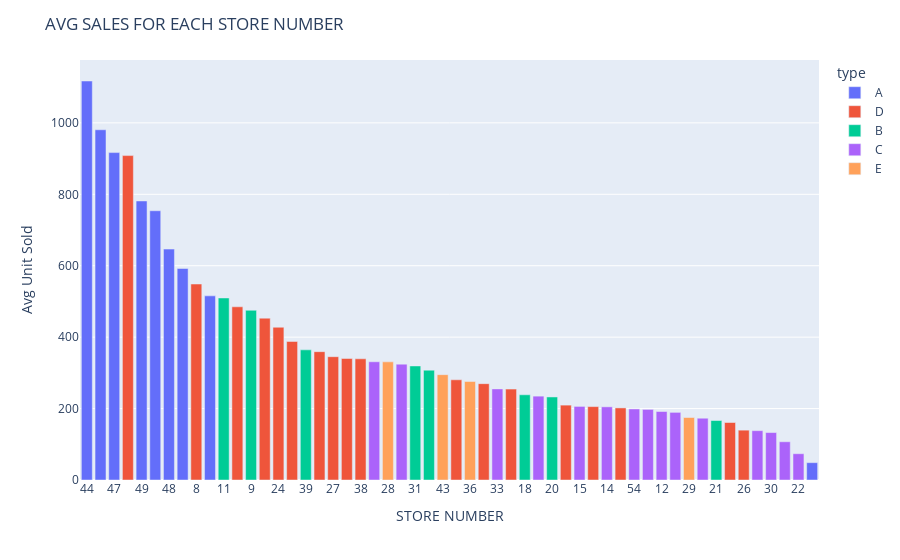

Source (notebook cell):
### Code cell
fig = px.bar(df_store, x='store_nbr', y='sales', color='type', category_orders={"store_nbr": list(df_store['store_nbr']),
                             "sales": list(df_store['sales'])
                              })
fig.update_layout({"title": f'AVG SALES FOR EACH STORE NUMBER',
                   "xaxis": {"title":"STORE NUMBER"},
                   "yaxis": {"title":"Avg Unit Sold"},
                   "showlegend": True})


fig.show()

### Figure 1 — Plotly figure (JSON) as saved in the notebook; plotly's stock layout.template omitted (floating-point values rounded to 4 significant figures)
{"data": [{"alignmentgroup": "True", "hovertemplate": "type=A<br>store_nbr=%{x}<br>sales=%{y}<extra></extra>", "legendgroup": "A", "marker": {"color": "#636efa", "pattern": {"shape": ""}}, "name": "A", "offsetgroup": "A", "orientation": "v", "showlegend": true, "textposition": "auto", "type": "bar", "x": ["44", "45", "47", "49", "46", "48", "51", "50", "52"], "xaxis": "x", "y": [1117.0, 980.7, 916.8, 781.3, 753.9, 646.6, 592.2, 515.6, 48.52], "yaxis": "y"}, {"alignmentgroup": "True", "hovertemplate": "type=D<br>store_nbr=%{x}<br>sales=%{y}<extra></extra>", "legendgroup": "D", "marker": {"color": "#EF553B", "pattern": {"shape": ""}}, "name": "D", "offsetgroup": "D", "orientation": "v", "showlegend": true, "textposition": "auto", "type": "bar", "x": ["3", "8", "7", "6", "24", "2", "37", "27", "4", "38", "5", "41", "1", "23", "25", "53", "42", "26"], "xaxis": "x", "y": [908.4, 548.7, 485.0, 453.2, 427.7, 387.9, 359.4, 345.3, 340.3, 339.4, 280.6, 269.8, 254.5, 209.7, 205.5, 201.8, 161.0, 139.6], "yaxis": "y"}, {"alignmentgroup": "True", "hovertemplate": "type=B<br>store_nbr=%{x}<br>sales=%{y}<extra></extra>", "legendgroup": "B", "marker": {"color": "#00cc96", "pattern": {"shape": ""}}, "name": "B", "offsetgroup": "B", "orientation": "v", "showlegend": true, "textposition": "auto", "type": "bar", "x": ["11", "9", "39", "31", "34", "18", "20", "21"], "xaxis": "x", "y": [509.7, 475.2, 364.4, 319.3, 307.5, 238.6, 232.5, 166.5], "yaxis": "y"}, {"alignmentgroup": "True", "hovertemplate": "type=C<br>store_nbr=%{x}<br>sales=%{y}<extra></extra>", "legendgroup": "C", "marker": {"color": "#ab63fa", "pattern": {"shape": ""}}, "name": "C", "offsetgroup": "C", "orientation": "v", "showlegend": true, "textposition": "auto", "type": "bar", "x": ["40", "17", "33", "19", "15", "14", "54", "16", "12", "13", "10", "35", "30", "32", "22"], "xaxis": "x", "y": [331.0, 324.5, 255.1, 234.8, 206.1, 204.9, 199.0, 197.7, 191.8, 189.4, 173.0, 138.1, 132.8, 107.1, 73.6], "yaxis": "y"}, {"alignmentgroup": "True", "hovertemplate": "type=E<br>store_nbr=%{x}<br>sales=%{y}<extra></extra>", "legendgroup": "E", "marker": {"color": "#FFA15A", "pattern": {"shape": ""}}, "name": "E", "offsetgroup": "E", "orientation": "v", "showlegend": true, "textposition": "auto", "type": "bar", "x": ["28", "43", "36", "29"], "xaxis": "x", "y": [330.8, 295.0, 275.7, 175.0], "yaxis": "y"}], "layout": {"barmode": "relative", "legend": {"title": {"text": "type"}, "tracegroupgap": 0}, "margin": {"t": 60}, "showlegend": true, "title": {"text": "AVG SALES FOR EACH STORE NUMBER"}, "xaxis": {"anchor": "y", "categoryarray": ["44", "45", "47", "3", "49", "46", "48", "51", "8", "50", "11", "7", "9", "6", "24", "2", "39", "37", "27", "4", "38", "40", "28", "17", "31", "34", "43", "5", "36", "41", "33", "1", "18", "19", "20", "23", "15", "25", "14", "53", "54", "16", "12", "13", "29", "10", "21", "42", "26", "35", "30", "32", "22", "52"], "categoryorder": "array", "domain": [0, 1], "title": {"text": "STORE NUMBER"}}, "yaxis": {"anchor": "x", "categoryarray": [48.52, 73.6, 107.1, 132.8, 138.1, 139.6, 161.0, 166.5, 173.0, 175.0, 189.4, 191.8, 197.7, 199.0, 201.8, 204.9, 205.5, 206.1, 209.7, 232.5, 234.8, 238.6, 254.5, 255.1, 269.8, 275.7, 280.6, 295.0, 307.5, 319.3, 324.5, 330.8, 331.0, 339.4, 340.3, 345.3, 359.4, 364.4, 387.9, 427.7, 453.2, 475.2, 485.0, 509.7, 515.6, 548.7, 592.2, 646.6, 753.9, 781.3, 908.4, 916.8, 980.7, 1117.0], "categoryorder": "array", "domain": [0, 1], "title": {"text": "Avg Unit Sold"}}}}
